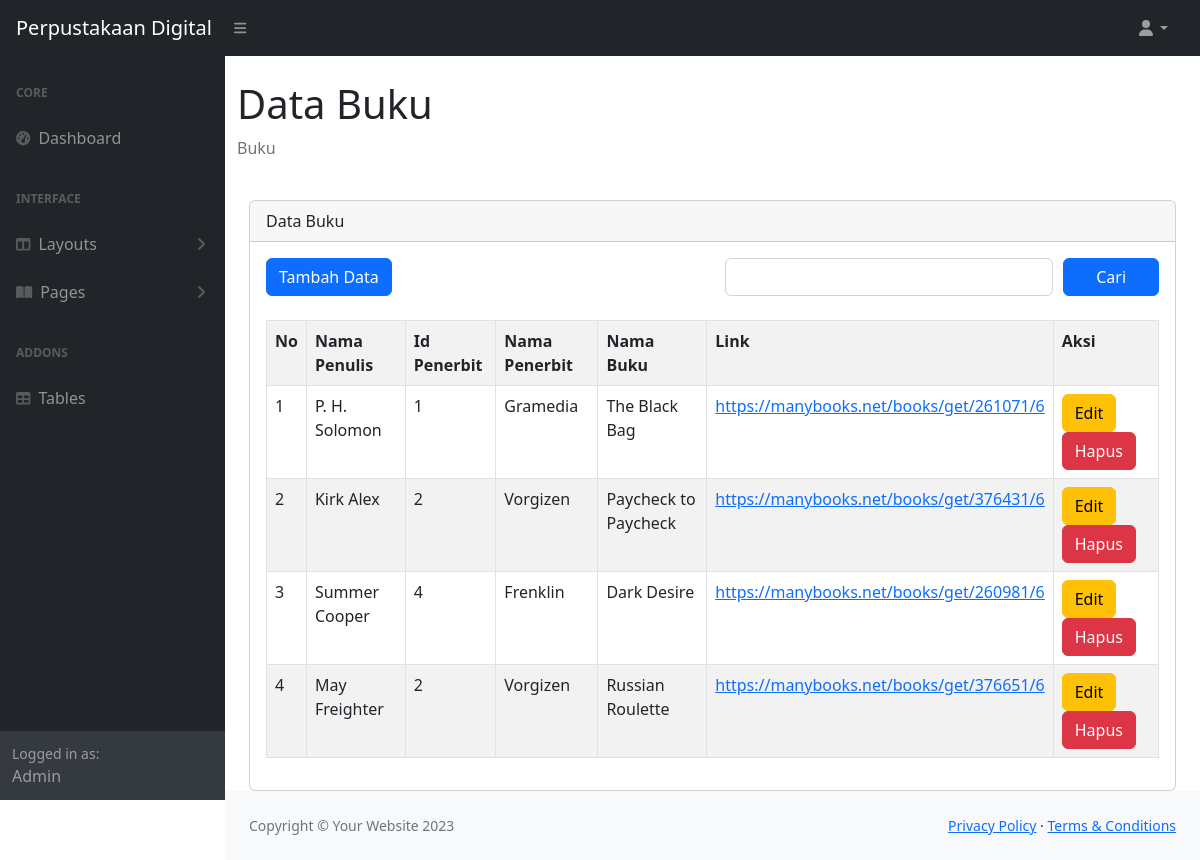
Page /main/tampilbuku.php on the committed database.
### tables this page shows
CREATE TABLE `buku` (
  `id_penulis` int(11) NOT NULL,
  `nama_penulis` varchar(50) DEFAULT NULL,
  `id_penerbit` int(11) DEFAULT NULL,
  `nama_penerbit` varchar(50) DEFAULT NULL,
  `buku` varchar(100) DEFAULT NULL,
  `link` varchar(100) DEFAULT NULL
);

### main/tampilbuku.php (the view, shortened to what this page needs)
<?php
    include "navbar.php";
?>
<!DOCTYPE html>
<html lang="en">
<head>
</head>
<body>
<div id="layoutSidenav_content">
                <main>
                    <div class="container-fluid">
                        <h1 class="mt-4">Data Buku</h1>
                        <ol class="breadcrumb mb-4">
                            <li class="breadcrumb-item active">Buku</li>
                        </ol>
                        <div class="container">
                    <div class="row">
                        <div class="col-lg-12 mt-3" style="min-height: 300px;">
                        <div class="card">
                        <div class="card-header">
                            Data Buku
                        </div>
                        <div class="card-body">
                            <div class="row">
                                <div class="col">
                                    <a href="buku.php" class="btn btn-primary">Tambah Data</a>
                                </div>
                                <div class="col">
                                    <form class="" method="GET" style="display: flex; align-items: flex-start;">
                                        <input type="text" class="form-control" name="keyword" style="margin-right: 10px;">
                                        <input type="submit" class="btn btn-primary" style="width:120px" name="cari" value="Cari">
                                    </form>
                                </div>
                            </div>
                            <div class="row mt-4">
                                <div class="col">
                                    <table class="table table-bordered table-striped">
                                        <tr>
                                            <th>No</th>
                                            <th>Nama Penulis</th>
                                            <th>Id Penerbit</th>
                                            <th>Nama Penerbit</th>
                                            <th>Nama Buku</th>
                                            <th>Link</th>
                                            <th>Aksi</th>
                                        </tr>
                                        <?php
                                            if(isset($_GET['cari'])){
                                                $keyword = $_GET['keyword'];
                                                $query = mysqli_query($koneksi, "select * from buku where nama_penulis like '%$keyword%'");
                                            }else{
                                                $query = mysqli_query($koneksi, "select * from buku");
                                            }
                                            while($ambil_data = mysqli_fetch_array($query)){
                                        ?>
                                        <tr>
                                            <td><?php echo $ambil_data['id_penulis']; ?></td>
                                            <td><?php echo $ambil_data['nama_penulis']; ?></td>
                                            <td><?php echo $ambil_data['id_penerbit']; ?></td>
                                            <td><?php echo $ambil_data['nama_penerbit']; ?></td>
                                            <td><?php echo $ambil_data['buku']; ?></td>
                                            <td><a href="<?php echo $ambil_data['link']; ?>"><?php echo $ambil_data['link']; ?></a></td>
                                            <td><a href="editbuku.php?id=<?php echo $ambil_data['id_penulis']; ?>" class="btn btn-warning">Edit</a>
                                                <a href="hapusbuku.php?id=<?php echo $ambil_data['id_penulis']; ?>" class="btn btn-danger">Hapus</a></td>
                                        </tr>
                                        <?php
                                            }
                                        ?>
                                    </table>
                                </div>
                            </div>
                        </div>
                    </div>
                </div>
            </div>
        </div>
    </div>
</main>
</body>
</html>
<?php
    include "footer.php";
?>

### rows in the picture
buku: id_penulis "1", nama_penulis "P. H. Solomon", id_penerbit "1", nama_penerbit "Gramedia", buku "The Black Bag", link "https://manybooks.net/books/get/261071/6"
buku: id_penulis "2", nama_penulis "Kirk Alex", id_penerbit "2", nama_penerbit "Vorgizen", buku "Paycheck to Paycheck", link "https://manybooks.net/books/get/376431/6"
buku: id_penulis "3", nama_penulis "Summer Cooper", id_penerbit "4", nama_penerbit "Frenklin", buku "Dark Desire", link "https://manybooks.net/books/get/260981/6"
buku: id_penulis "4", nama_penulis "May Freighter", id_penerbit "2", nama_penerbit "Vorgizen", buku "Russian Roulette", link "https://manybooks.net/books/get/376651/6"
